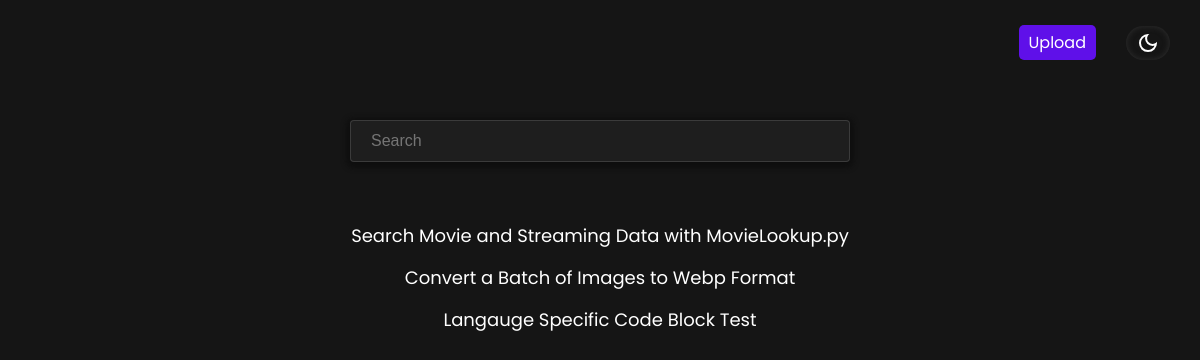
The app's page /wiki/, older data.
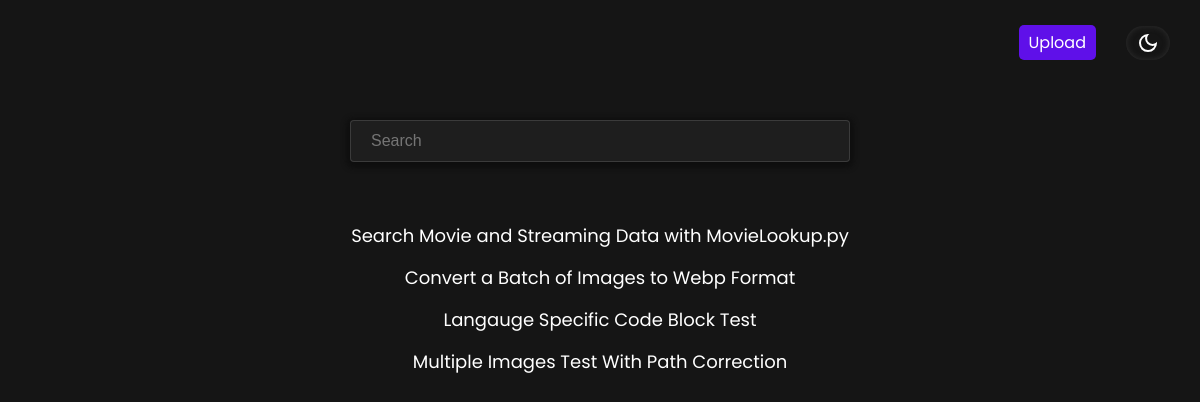
The same page, newer data.
### entries/models.py (models this page shows, shortened)
class WikiPage(models.Model):
    title = models.CharField(max_length=200)
    slug = models.SlugField(unique=True, blank=True)
    markdown_file = models.FileField(upload_to='markdown_files/')
    image = models.ImageField(upload_to=f'wiki_images/', null=True, blank=True)
    created_at = models.DateTimeField(auto_now_add=True)

### entries/views.py (the view)
# urls.py: path("", views.wiki_index, name="index"),
def wiki_index(request):
    pages = WikiPage.objects.all()
    return render(request, 'entries/index.html', {'pages': pages})

### entries/templates/entries/index.html (shortened to what this page needs)
{% extends "entries/layout.html" %}
{% load static %}
{% block body%}
<div class="wiki-index">
    <div class="upload-title">
        <input type="text" id="search" placeholder="Search">
    </div>
    <div class="wiki-entries">
        {% if pages %}
            {% for page in pages %}
                <a class="wiki-entry" href="{% url 'entry-page' page.slug %}">{{ page.title }}</a>
            {% endfor %}
        {% else %}
            <h2>No Wiki Entries</h2>
        {% endif %}
    </div>
</div>
{% endblock %}

Row changes from the older to the newer data that the page shows:
added WikiPage: title "Multiple Images Test With Path Correction"
